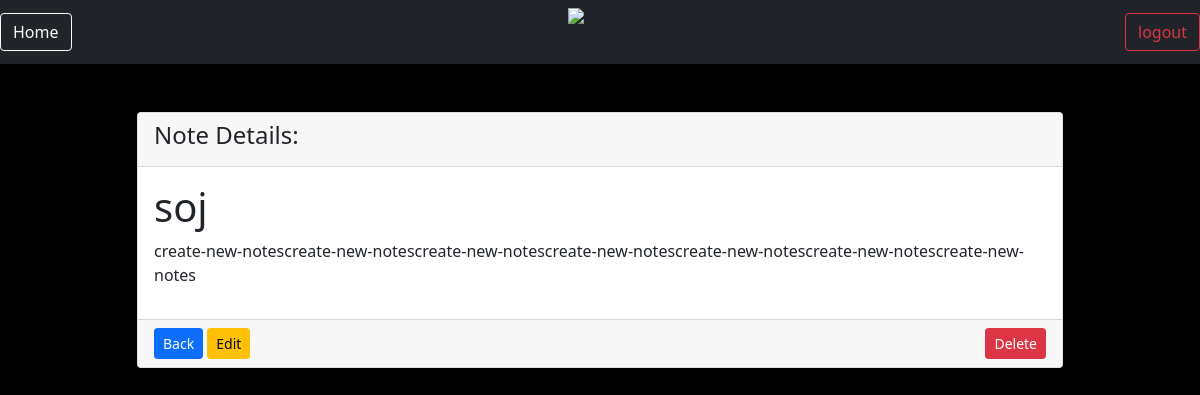
Page /mit/notes/8 (signed in) on the committed database.
### notes/models.py (models this page shows)
class Notes(models.Model):
    title = models.CharField(max_length=200)
    text = models.TextField()
    created = models.DateTimeField(auto_now_add=True)
    User = models.ForeignKey(User, on_delete=models.CASCADE, related_name='notes')

### notes/views.py (the view)
# urls.py: path('notes/<int:pk>', views.NotesDetailView.as_view() , name='my-notes-detail'),
class NotesDetailView(LoginRequiredMixin, DetailView):
    model = Notes
    context_object_name = 'note'
    login_url = '/login'
    def get_queryset(self):
        return self.request.user.notes.all()

### notes/templates/notes/notes_detail.html
{% extends 'base.html' %}
{% load static %}
{% block content %}
<div class="row justify-content-center">
    <div class="col-md-10">
        <div class="card">
            <div class="card-header">
                <h1 class="fs-4">Note Details:</h1>
            </div>
            <div class="card-body">
                <h1> {{note.title}} </h1>
                <p> {{note.text}} </p>
            </div>
            <div class="card-footer">
                <a href="{% url 'my-notes' %}" class="btn btn-primary btn-sm">Back</a>
                <a href="{% url 'update-note' pk=note.id %}" class="btn btn-warning btn-sm">Edit</a>
                <a href="{% url 'delete-note' pk=note.id %}" class="btn btn-danger btn-sm float-end">Delete</a>
            </div>
        </div>
    </div>
</div>
{% endblock %}

### rows in the picture
Notes: title "soj", text "create-new-notescreate-new-notescreate-new-notescreate-new-notescreate-new-notescreate-new-notescreate-new-notes"
